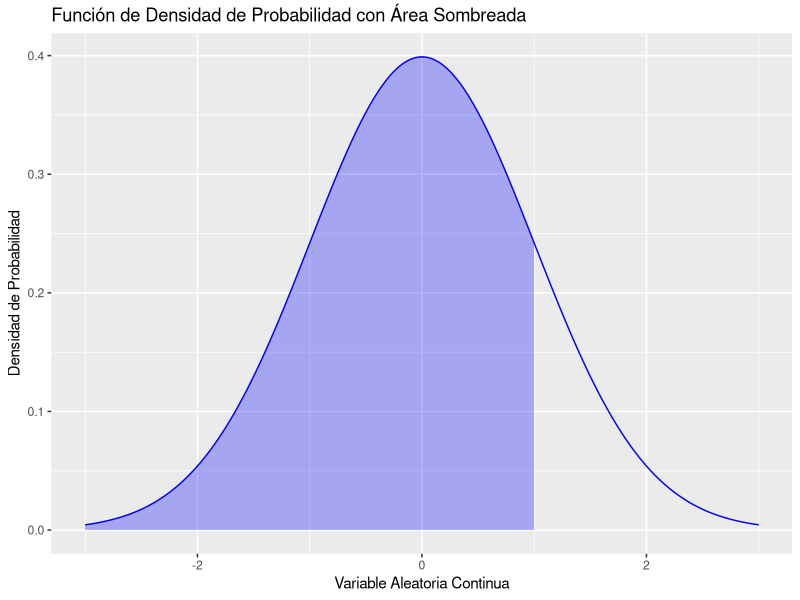

Source code (R):
## ---- chunk 1
# Instala ggplot2 si aún no lo tienes instalado
# install.packages("ggplot2")

# Carga la librería ggplot2
library(ggplot2)

# Valor hasta el cual deseas sombrear el área bajo la curva
valor_limite <- 1

# Crea una secuencia de valores para el eje x
x <- seq(-3, 3, length = 1000)

# Calcula la función de densidad de probabilidad (PDF) para la distribución normal estándar
pdf <- dnorm(x)

# Crea un marco de datos con los valores de x y PDF
data <- data.frame(x, pdf)

# Crea el gráfico del área bajo la curva hasta el valor límite
ggplot(data, aes(x = x, y = pdf)) +
  geom_line(color = "blue") +  # Línea de la PDF completa
  geom_area(data = subset(data, x <= valor_limite), fill = "blue", alpha = 0.3) +  # Área sombreada hasta el valor límite
  xlab("Variable Aleatoria Continua") +
  ylab("Densidad de Probabilidad") +
  ggtitle("Función de Densidad de Probabilidad con Área Sombreada")

